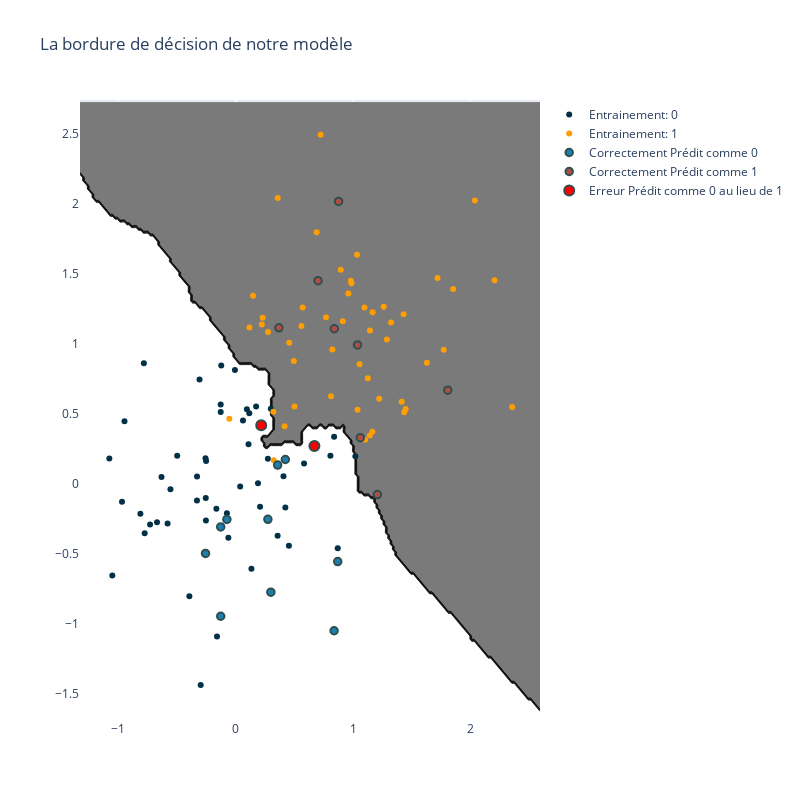

Write notebook code for a chart like this one.
### Markdown cell above
<!--
import numpy as np
import matplotlib.pyplot as plt
import pandas as pd

from matplotlib.colors import ListedColormap
from sklearn.neighbors import KNeighborsClassifier

h = .02
cmap_light = ListedColormap(['#FFAAAA', '#AAFFAA', '#AAAAFF'])
cmap_bold = ListedColormap(['#FF0000', '#00FF00', '#0000FF'])

random_state = 42
rng=np.random.RandomState(random_state )

x1 = rng.normal(0, 0.55, 50)
y1 = rng.normal(0, 0.55, 50)

x2 = rng.normal(1, 0.55, 50)
y2 = rng.normal(1, 0.55, 50)

x = np.concatenate((x1, x2))
y = np.concatenate((y1, y2))
labels = np.concatenate((np.full(len(x1), 0), np.full(len(x2), 1)))

f, axis = plt.subplots(1, 4, sharey=True, figsize=(15,15))

line = 0

for ind, k in enumerate([1, 5, 10, 15]):
    
    if ind > 3:
        ind -= 4
        line = 1
        
    X = np.transpose(np.array([x,y]))
                        
    kNN = KNeighborsClassifier(k)
    kNN.fit(X, labels)

    np.transpose(X)

    x_min, x_max = X[:, 0].min() - 0.5, X[:, 0].max() + 0.5
    y_min, y_max = X[:, 1].min() - 0.5, X[:, 1].max() + 0.5

    xx, yy = np.meshgrid(np.arange(x_min, x_max, h),
                         np.arange(y_min, y_max, h))

    Z = kNN.predict(np.c_[xx.ravel(), yy.ravel()])

    # Put the result into a color plot
    Z = Z.reshape(xx.shape)

    #plt.figure()
    axis[ind].pcolormesh(xx, yy, Z, cmap=cmap_light)
    # Plot also the training points
    axis[ind].scatter(X[:,0], X[:,1], c=labels, cmap=cmap_bold)
    axis[ind].set_xlim(xx.min(), xx.max())
    axis[ind].set_ylim(yy.min(), yy.max())
    axis[ind].set(aspect=1)
    axis[ind].set_title(f"k={k}")
    
plt.tight_layout()
plt.savefig("choix_des_k", bbox_inches='tight', pad_inches=0)
plt.show()
-->

### Code cell
# Plot the figures
import plotly.express as px
import plotly.graph_objects as go

import kaleido

# Création du mesh pour voir la bordure de décision
mesh_size = .02
margin = 0.25

# Create a mesh grid on which we will run our model
x_min, x_max = train_set[0].min() - margin, train_set[0].max() + margin
y_min, y_max = train_set[1].min() - margin, train_set[1].max() + margin
xrange = np.arange(x_min, x_max, mesh_size)
yrange = np.arange(y_min, y_max, mesh_size)
xx, yy = np.meshgrid(xrange, yrange)

# Les couleurs pour la bordure
color_scale = [[0, "rgb(255, 255, 255)"], [1, "rgb(122, 122, 122)"]]

preds = model.predict(test_set.T)
preds[preds != test_labels] = -1    

Z = np.array(model.predict(np.c_[xx.ravel(), yy.ravel()])).astype(str)
Z = Z.reshape(xx.shape)

fig = go.Figure()

fig.add_trace(
    go.Contour(
        x=xrange,
        y=yrange,
        z=Z,
        colorscale=color_scale,
        showscale=False
    )
)

fig.add_trace(
    go.Scatter(x=train_set[0][train_labels == 0], y=train_set[1][train_labels==0], mode="markers",
      marker=dict(color="rgb(2,48,71)"), #showlegend = False,
       name="Entrainement: 0"
    )
)

fig.add_trace(
    go.Scatter(x=train_set[0][train_labels == 1], y=train_set[1][train_labels==1], mode="markers",
      marker=dict(color="rgb(255,158,2)"), #showlegend = False,
       name="Entrainement: 1"
    )
)

fig.add_trace(
    go.Scatter(x=test_set[0][preds == 0], y=test_set[1][preds==0], mode="markers",
      marker=dict(color="rgb(28,128,178)", size=7.5, line=dict(width=2, color='DarkSlateGrey')),
                  name="Correctement Prédit comme 0"
    )
)

fig.add_trace(
    go.Scatter(x=test_set[0][preds == 1], y=test_set[1][preds==1], mode="markers",
      marker=dict(color="rgb(176,78,68)", size=7.5, line=dict(width=2, color='DarkSlateGrey')),
                  name="Correctement Prédit comme 1"
    )
)

fig.add_trace(
    go.Scatter(x=test_set[0][preds == -1], y=test_set[1][preds==-1], mode="markers",
      marker=dict(color="rgb(255,0,0)", size=10, line=dict(width=2, color='DarkSlateGrey')),
                  name="Erreur Prédit comme 0 au lieu de 1"
    )
)

fig.update_layout(height=800, width=800, title_text="La bordure de décision de notre modèle")
fig.show()

### Figure 1 — Plotly figure (JSON) as saved in the notebook; plotly's stock layout.template omitted (floating-point values rounded to 4 significant figures; data arrays with more than 128 entries replaced by an {"elided": "..."} marker saying what was removed)
{"data": [{"autocontour": true, "colorscale": [[0, "rgb(255, 255, 255)"], [1, "rgb(122, 122, 122)"]], "contours": {"end": 0.9, "size": 0.1, "start": 0.1}, "showscale": false, "type": "contour", "x": {"elided": "197 float values"}, "y": {"elided": "222 float values"}, "z": {"elided": "222x197 str values"}}, {"marker": {"color": "rgb(2,48,71)"}, "mode": "markers", "name": "Entrainement: 0", "type": "scatter", "x": [0.2732, -0.07605, 0.3562, 0.8377, -0.1288, -0.1288, 0.8686, 0.4221, -0.2582, 0.2984, -0.2549, -0.2562, 0.1331, -1.052, -0.9487, -0.3093, -0.5571, 0.1728, -0.4994, -0.7768, 0.8061, -0.1242, 0.03714, -0.7836, -0.2994, 0.06101, -0.633, 0.2066, -0.3304, -0.1604, -0.3309, 1.019, -0.007423, -0.5817, 0.4524, -0.6715, 0.1149, -1.078, -0.7305, 0.1083, 0.4062, 0.09425, -0.06361, -0.1656, -0.8132, -0.3959, -0.2534, 0.5814, 0.189, -0.9697], "y": [0.1782, -0.2118, -0.3723, 0.3364, 0.567, 0.5122, -0.4616, -0.1701, 0.1822, 0.5365, -0.2635, -0.1021, -0.6085, -0.6579, 0.4469, 0.7459, -0.03961, 0.5519, 0.1989, -0.3548, 0.1988, 0.8459, -0.0197, 0.8606, -1.441, 0.452, 0.04788, -0.1645, 0.05047, -1.093, -0.1208, 0.1964, 0.8128, -0.285, -0.4447, -0.276, 0.5035, 0.1808, -0.2914, 0.2823, 0.05339, 0.5328, -0.3861, -0.1802, -0.2157, -0.8049, 0.1629, 0.1436, 0.002812, -0.129]}, {"marker": {"color": "rgb(255,158,2)"}, "mode": "markers", "name": "Entrainement: 1", "type": "scatter", "x": [0.2215, 0.7686, 0.8115, 0.5587, 0.9113, 1.222, 2.037, 1.096, 1.142, 0.9591, -0.05532, 0.9854, 1.033, 2.355, 0.8942, 1.166, 0.9809, 0.3572, 1.629, 1.414, 1.435, 0.4998, 1.772, 0.229, 1.323, 2.205, 0.4552, 0.6885, 1.055, 0.7231, 0.1471, 1.038, 0.4157, 1.26, 0.4943, 1.852, 0.5692, 0.8229, 1.447, 0.323, 1.125, 1.719, 0.1159, 1.102, 1.143, 1.43, 0.3197, 0.2737, 1.287, 1.163], "y": [1.138, 1.191, 0.626, 1.128, 1.161, 0.6071, 2.026, 1.261, 0.3448, 1.361, 0.4639, 1.433, 1.637, 0.5486, 1.53, 1.227, 1.452, 2.043, 0.865, 0.5854, 0.5108, 0.5513, 0.9576, 1.188, 1.152, 1.455, 1.007, 1.799, 0.8544, 2.496, 1.344, 0.5286, 0.411, 1.265, 0.8771, 1.393, 1.26, 0.9599, 0.5343, 0.1668, 0.7544, 1.471, 1.118, 0.3148, 1.095, 1.212, 0.5139, 1.085, 1.032, 0.3714]}, {"marker": {"color": "rgb(28,128,178)", "line": {"color": "DarkSlateGrey", "width": 2}, "size": 7.5}, "mode": "markers", "name": "Correctement Prédit comme 0", "type": "scatter", "x": [0.2732, -0.07605, 0.3562, 0.8377, -0.1288, -0.1288, 0.8686, 0.4221, -0.2582, 0.2984], "y": [-0.2549, -0.2562, 0.1331, -1.052, -0.9487, -0.3093, -0.5571, 0.1728, -0.4994, -0.7768]}, {"marker": {"color": "rgb(176,78,68)", "line": {"color": "DarkSlateGrey", "width": 2}, "size": 7.5}, "mode": "markers", "name": "Correctement Prédit comme 1", "type": "scatter", "x": [1.806, 0.8758, 1.037, 0.7006, 1.061, 0.367, 1.207, 0.8396], "y": [0.6691, 2.019, 0.9926, 1.452, 0.3285, 1.115, -0.07782, 1.108]}, {"marker": {"color": "rgb(255,0,0)", "line": {"color": "DarkSlateGrey", "width": 2}, "size": 10}, "mode": "markers", "name": "Erreur Prédit comme 0 au lieu de 1", "type": "scatter", "x": [0.2164, 0.6696], "y": [0.4183, 0.2695]}], "layout": {"height": 800, "title": {"text": "La bordure de décision de notre modèle"}, "width": 800, "xaxis": {"autorange": true, "range": [-1.328, 2.592], "type": "linear"}, "yaxis": {"autorange": true, "range": [-1.691, 2.745], "type": "linear"}}}
